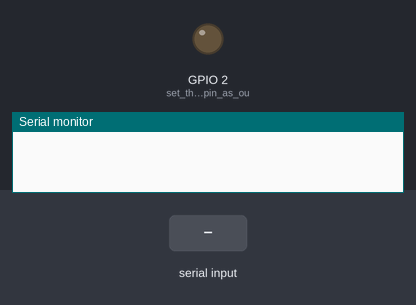
Bench run of a sketch on a simulated ESP32. Parts: output pins drawn as LEDs (lit = HIGH), the last lines printed to the serial monitor. Inputs (shaded band) come from the test bench.

Above: at 1.2 s.
1.3 s: "ON\n" received over Serial
At 2.4 s:
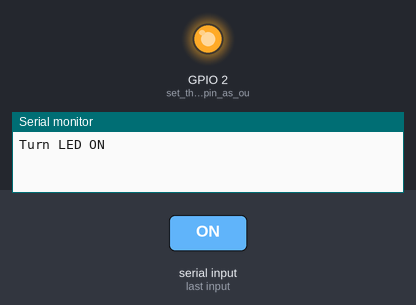
2.8 s: "OFF\n" received over Serial
At 3.5 s:
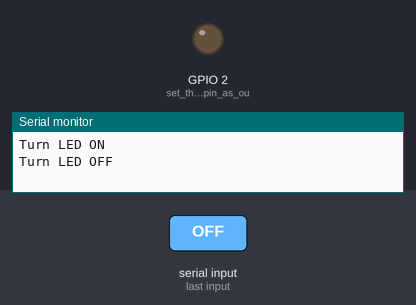
Timing chart, 0 to 5.8 s (numbered marks = the images above; inputs shaded):
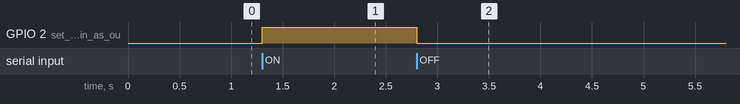

Measured:
- after the input at 1.3 s, GPIO 2 (set_the_digital_pin_as_ou): LOW → HIGH at once
- after the input at 2.8 s, GPIO 2 (set_the_digital_pin_as_ou): HIGH → LOW at once

The sketch:

leerComando.ino
```cpp
/*
 * This ESP32 code is created by esp32io.com
 *
 * This ESP32 code is released in the public domain
 *
 * For more detail (instruction and wiring diagram), visit https://esp32io.com/tutorials/esp32-serial-monitor
 */

void setup() {
  Serial.begin(9600);
  pinMode(LED_BUILTIN, OUTPUT); // set the digital pin as output:
}

void loop() {
  if (Serial.available()) { // if there is data comming
    String command = Serial.readStringUntil('\n'); // read string until newline character

    if (command == "ON") {
      digitalWrite(LED_BUILTIN, HIGH); // turn on LED
      Serial.println("Turn LED ON");
    } else if (command == "OFF") {
      digitalWrite(LED_BUILTIN, LOW);  // turn off LED
      Serial.println("Turn LED OFF");
    }
  }
}
```
